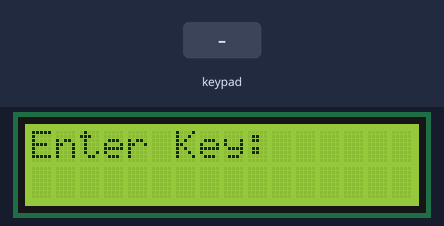
The sketch below on a simulated Arduino Uno, built with avr-gcc and run on an emulated ATmega328P. Shown: 16×2 character LCD. Inputs (shaded band) come from the test bench. EEPROM starts erased.

Above: at 1.2 s.
1.3 s: keypad keys 5 4 3 2 # pressed 0.4 s apart
At 4.4 s:
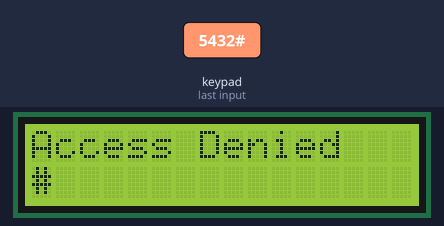
5.5 s: key 'A' pressed
At 5.8 s:
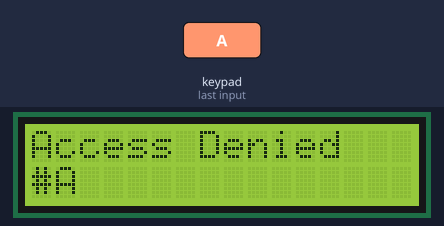
7.0 s: key 'B' pressed
At 8.2 s:
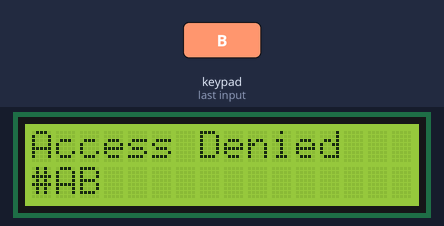
8.5 s: keypad keys 5 4 3 2 * pressed 0.4 s apart
At 12.2 s:
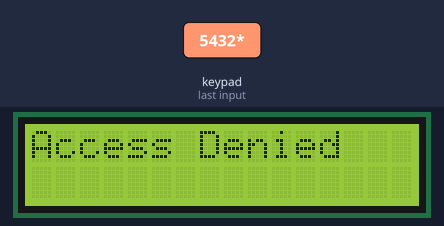
13.0 s: key 'C' pressed
At 14.2 s:
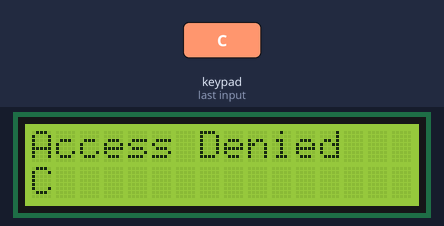
14.5 s: keypad keys 5 4 3 2 A pressed 0.4 s apart
At 18.1 s:
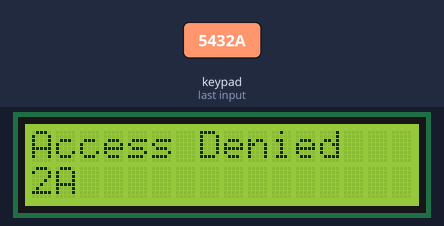
Timing chart, 0 to 19.4 s (numbered marks = the images above; inputs shaded):
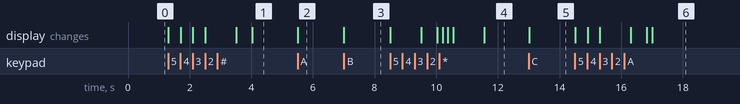

Measured:
- after the input at 1.3 s, the display: first changes at once (image 1 shows a later state)
- after the input at 5.5 s, the display: changes at once (image 2)
- after the input at 7.0 s, the display: changes at once (image 3)
- after the input at 8.5 s, the display: first changes at once (image 4 shows a later state)
- after the input at 13.0 s, the display: changes at once (image 5)
- after the input at 14.5 s, the display: first changes at once (image 6 shows a later state)

The sketch:

Task4.ino
```cpp
/*SO in my program i take input from a keypad and display the numbers on lcd
for encryption i devised a plan to convert number to binary then to reverse the order of bits and then xor with a given key that is 65537
I store the key in non volatile memory of arduino using eeprom library
These are pins for keypad
rowPins[ROWS] = {5, 4, 3, 2};
colPins[COLS] = {9, 8, 7, 6};
These for lcd
 rs = 13, en = 12, d4 = 11, d5 =10 , d6 = 1, d7 = 0;*/
#include <Keypad.h>
#include <Wire.h>
#include <EEPROM.h>
#include <LiquidCrystal.h>

const int rs = 13, en = 12, d4 = 11, d5 =10 , d6 = 1, d7 = 0;
LiquidCrystal lcd(rs, en, d4, d5, d6, d7);
//

int myNum[4];
int i=0;

const byte ROWS = 4;
const byte COLS = 4;
char keys[ROWS][COLS] = {
  {'1','2','3','A'},
  {'4','5','6','B'},
  {'7','8','9','C'},
  {'*','0','#','D'}
};
byte rowPins[ROWS] = {5, 4, 3, 2}; //connect to the row pinouts of the keypad 8,7,6,5
byte colPins[COLS] = {9, 8, 7, 6}; //connect to the column pinouts of the keypad 4,3,2,1
Keypad k = Keypad(makeKeymap(keys), rowPins, colPins, ROWS, COLS );

//This is the key that i xor my passcode with

const unsigned int KEY = 65537;

// The first step in encoding
unsigned int reverse(unsigned int num) {
  unsigned int reversedNum = 0;
  for (int i = 0; i < 16; ++i) {
    if (num & (1 << i)) {
      reversedNum |= 1 << (15 - i);
    }
  }
  return reversedNum;
}

// Function to encrypt a 4-digit number
unsigned int encrypt(unsigned int number) {
  //I first checked whether the input number is 4 digit only
  if (number > 9999) {
    Serial.println("Error: Number must be a 4-digit number.");
    return 0;
  }
  unsigned int reversedNumber = reverse(number);
  unsigned int encryptedNumber = reversedNumber ^ KEY;
  return encryptedNumber;
}

unsigned int decrypt(unsigned int encryptedNumber) {
  unsigned int reversedNumber = encryptedNumber ^ KEY;
  unsigned int originalNumber = reverse(reversedNumber);
  return originalNumber;
}


// Function to write the encrypted code to EEPROM
//I am putting data at address 0
void write(unsigned int code) {
    unsigned int encryptedCode = encrypt(code);
    EEPROM.put(0, encryptedCode);
}

// Function to read the encrypted code from EEPROM and decrypt it
unsigned int read() {
    unsigned int encryptedCode;
    EEPROM.get(0, encryptedCode);
    return decrypt(encryptedCode);
}

// Function to verify if the user-entered code matches the stored code
bool verifyCode(unsigned int userCode) {
    unsigned int storedCode = read();
    return userCode == storedCode;
}


void setup() {
  Serial.begin(9600);
  lcd.begin(16, 2);
  lcd.print("Enter Key:");
  write(6969);

}


void loop() { // request for input
  for (int i = 0; i < 4;){
  char key_pressed = k.getKey();
    if(key_pressed) {
      myNum[i] = key_pressed;
      lcd.setCursor(i,1);
      lcd.print(key_pressed);
      i = i+1;
    }
  }
  int num=0;
  for(int k=0;k<4;k++){
    num=num+pow(10,i);
  }
delay(1000);
lcd.clear();
  if (verifyCode(num)) {
    lcd.print("Access Granted");
} else {
    lcd.print("Access Denied");
}
  // Serial.print(myNum);
  // char key_pressed = k.getKey();
  delay(500);

}
```
